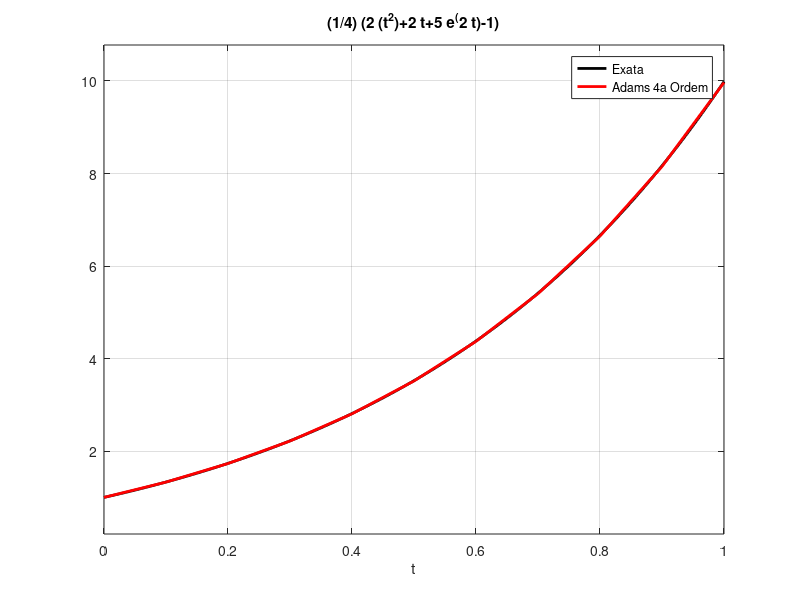

Write MATLAB code to recreate this figure.
figure;

a = ezplot("(1/4)*(2*(t^2)+2*t+5*e^(2*t)-1)",[0,1])
set(a,"linewidth",2)
set(a,"color","k")

grid on
hold on

tpc4 = [0, 0.1, 0.2, 0.3, 0.4, 0.5, 0.6, 0.7, 0.8, 0.9, 1.0]
ypc4 = [1.0, 1.330688703703704, 1.732218841106996, 2.218017440611446, 2.806225753600536, 3.515918246990813, 4.371676280969611, 5.403658876767024, 6.648666222322958, 8.151647477510769, 9.967505201175607]
pc4 = plot(tpc4, ypc4)
set(pc4,"linewidth",2)
set(pc4,"color","r")

legend('Exata','Adams 4a Ordem')
